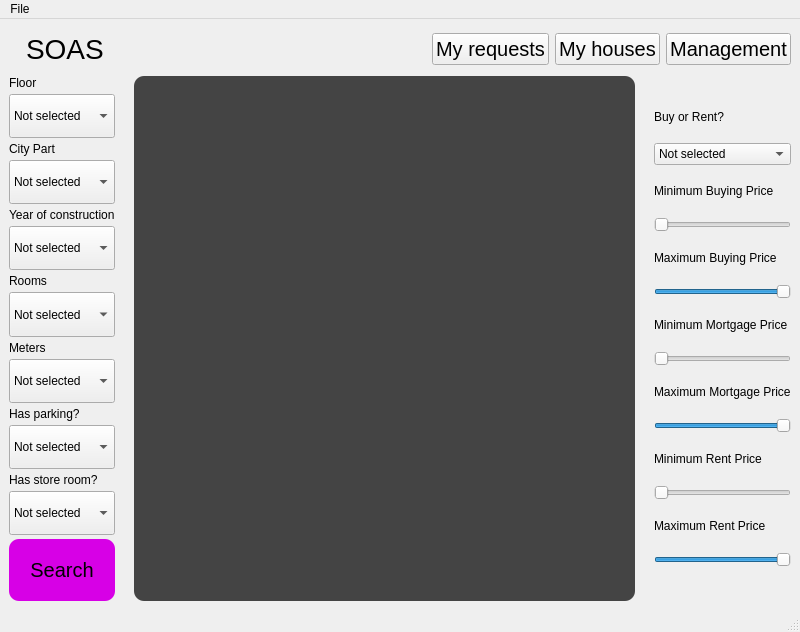
<?xml version="1.0" encoding="UTF-8"?>
<ui version="4.0">
 <class>MainWindow</class>
 <widget class="QMainWindow" name="MainWindow">
  <property name="geometry">
   <rect>
    <x>0</x>
    <y>0</y>
    <width>800</width>
    <height>632</height>
   </rect>
  </property>
  <property name="windowTitle">
   <string>MainWindow</string>
  </property>
  <widget class="QWidget" name="centralwidget">
   <layout class="QVBoxLayout" name="verticalLayout_3">
    <item>
     <layout class="QHBoxLayout" name="horizontalLayout_3">
      <item>
       <widget class="QLabel" name="UsernameLabel">
        <property name="sizePolicy">
         <sizepolicy hsizetype="Expanding" vsizetype="Preferred">
          <horstretch>0</horstretch>
          <verstretch>0</verstretch>
         </sizepolicy>
        </property>
        <property name="font">
         <font>
          <pointsize>21</pointsize>
         </font>
        </property>
        <property name="styleSheet">
         <string notr="true">background: url(:/bg/background.png);
border-radius: 10px;
padding: 5px 10px;</string>
        </property>
        <property name="text">
         <string>SOAS</string>
        </property>
       </widget>
      </item>
      <item>
       <widget class="QPushButton" name="MyReqs">
        <property name="font">
         <font>
          <pointsize>15</pointsize>
         </font>
        </property>
        <property name="text">
         <string>My requests</string>
        </property>
       </widget>
      </item>
      <item>
       <widget class="QPushButton" name="MyAds">
        <property name="font">
         <font>
          <pointsize>15</pointsize>
         </font>
        </property>
        <property name="styleSheet">
         <string notr="true"/>
        </property>
        <property name="text">
         <string>My houses</string>
        </property>
       </widget>
      </item>
      <item>
       <widget class="QPushButton" name="AmlakiMgmt">
        <property name="font">
         <font>
          <pointsize>15</pointsize>
         </font>
        </property>
        <property name="text">
         <string>Management</string>
        </property>
       </widget>
      </item>
     </layout>
    </item>
    <item>
     <layout class="QHBoxLayout" name="horizontalLayout">
      <property name="spacing">
       <number>19</number>
      </property>
      <item>
       <layout class="QVBoxLayout" name="verticalLayout">
        <property name="spacing">
         <number>4</number>
        </property>
        <item>
         <layout class="QVBoxLayout" name="verticalLayout_7">
          <item>
           <widget class="QLabel" name="label_5">
            <property name="text">
             <string>Floor</string>
            </property>
           </widget>
          </item>
          <item>
           <widget class="QComboBox" name="FloorCombo">
            <property name="sizePolicy">
             <sizepolicy hsizetype="Preferred" vsizetype="Expanding">
              <horstretch>0</horstretch>
              <verstretch>0</verstretch>
             </sizepolicy>
            </property>
            <item>
             <property name="text">
              <string>Not selected</string>
             </property>
            </item>
           </widget>
          </item>
         </layout>
        </item>
        <item>
         <layout class="QVBoxLayout" name="verticalLayout_2">
          <item>
           <widget class="QLabel" name="label">
            <property name="text">
             <string>City Part</string>
            </property>
           </widget>
          </item>
          <item>
           <widget class="QComboBox" name="CityPartCombo">
            <property name="sizePolicy">
             <sizepolicy hsizetype="Preferred" vsizetype="Expanding">
              <horstretch>0</horstretch>
              <verstretch>0</verstretch>
             </sizepolicy>
            </property>
            <item>
             <property name="text">
              <string>Not selected</string>
             </property>
            </item>
            <item>
             <property name="text">
              <string>North</string>
             </property>
            </item>
            <item>
             <property name="text">
              <string>South</string>
             </property>
            </item>
            <item>
             <property name="text">
              <string>East</string>
             </property>
            </item>
            <item>
             <property name="text">
              <string>West</string>
             </property>
            </item>
           </widget>
          </item>
         </layout>
        </item>
        <item>
         <layout class="QVBoxLayout" name="verticalLayout_6">
          <item>
           <widget class="QLabel" name="label_4">
            <property name="text">
             <string>Year of construction</string>
            </property>
           </widget>
          </item>
          <item>
           <widget class="QComboBox" name="YearCombo">
            <property name="sizePolicy">
             <sizepolicy hsizetype="Preferred" vsizetype="Expanding">
              <horstretch>0</horstretch>
              <verstretch>0</verstretch>
             </sizepolicy>
            </property>
            <item>
             <property name="text">
              <string>Not selected</string>
             </property>
            </item>
           </widget>
          </item>
         </layout>
        </item>
        <item>
         <layout class="QVBoxLayout" name="verticalLayout_5">
          <item>
           <widget class="QLabel" name="label_3">
            <property name="text">
             <string>Rooms</string>
            </property>
           </widget>
          </item>
          <item>
           <widget class="QComboBox" name="RoomCombo">
            <property name="sizePolicy">
             <sizepolicy hsizetype="Preferred" vsizetype="Expanding">
              <horstretch>0</horstretch>
              <verstretch>0</verstretch>
             </sizepolicy>
            </property>
            <item>
             <property name="text">
              <string>Not selected</string>
             </property>
            </item>
           </widget>
          </item>
         </layout>
        </item>
        <item>
         <layout class="QVBoxLayout" name="verticalLayout_4">
          <item>
           <widget class="QLabel" name="label_2">
            <property name="text">
             <string>Meters</string>
            </property>
           </widget>
          </item>
          <item>
           <widget class="QComboBox" name="MeterCombo">
            <property name="sizePolicy">
             <sizepolicy hsizetype="Preferred" vsizetype="Expanding">
              <horstretch>0</horstretch>
              <verstretch>0</verstretch>
             </sizepolicy>
            </property>
            <item>
             <property name="text">
              <string>Not selected</string>
             </property>
            </item>
           </widget>
          </item>
         </layout>
        </item>
        <item>
         <layout class="QVBoxLayout" name="verticalLayout_10">
          <item>
           <widget class="QLabel" name="label_8">
            <property name="text">
             <string>Has parking?</string>
            </property>
           </widget>
          </item>
          <item>
           <widget class="QComboBox" name="ParkingCombo">
            <property name="sizePolicy">
             <sizepolicy hsizetype="Preferred" vsizetype="Expanding">
              <horstretch>0</horstretch>
              <verstretch>0</verstretch>
             </sizepolicy>
            </property>
            <item>
             <property name="text">
              <string>Not selected</string>
             </property>
            </item>
            <item>
             <property name="text">
              <string>Yes</string>
             </property>
            </item>
            <item>
             <property name="text">
              <string>No</string>
             </property>
            </item>
           </widget>
          </item>
         </layout>
        </item>
        <item>
         <layout class="QVBoxLayout" name="verticalLayout_9">
          <item>
           <widget class="QLabel" name="label_7">
            <property name="text">
             <string>Has store room?</string>
            </property>
           </widget>
          </item>
          <item>
           <widget class="QComboBox" name="StoreCombo">
            <property name="sizePolicy">
             <sizepolicy hsizetype="Preferred" vsizetype="Expanding">
              <horstretch>0</horstretch>
              <verstretch>0</verstretch>
             </sizepolicy>
            </property>
            <item>
             <property name="text">
              <string>Not selected</string>
             </property>
            </item>
            <item>
             <property name="text">
              <string>Yes</string>
             </property>
            </item>
            <item>
             <property name="text">
              <string>No</string>
             </property>
            </item>
           </widget>
          </item>
         </layout>
        </item>
        <item>
         <widget class="QPushButton" name="SearchBtn">
          <property name="sizePolicy">
           <sizepolicy hsizetype="Minimum" vsizetype="Expanding">
            <horstretch>0</horstretch>
            <verstretch>0</verstretch>
           </sizepolicy>
          </property>
          <property name="maximumSize">
           <size>
            <width>16777215</width>
            <height>100</height>
           </size>
          </property>
          <property name="font">
           <font>
            <pointsize>15</pointsize>
           </font>
          </property>
          <property name="styleSheet">
           <string notr="true">background-color: rgb(215, 0, 230);
border-radius: 10px;
padding: 0px 5px;</string>
          </property>
          <property name="text">
           <string>Search</string>
          </property>
         </widget>
        </item>
       </layout>
      </item>
      <item>
       <widget class="QListWidget" name="AdList">
        <property name="font">
         <font>
          <pointsize>15</pointsize>
         </font>
        </property>
        <property name="styleSheet">
         <string notr="true">background-color: #444;
border-radius:10px;</string>
        </property>
       </widget>
      </item>
      <item>
       <layout class="QVBoxLayout" name="verticalLayout_17">
        <item>
         <spacer name="verticalSpacer_2">
          <property name="orientation">
           <enum>Qt::Vertical</enum>
          </property>
          <property name="sizeHint" stdset="0">
           <size>
            <width>20</width>
            <height>40</height>
           </size>
          </property>
         </spacer>
        </item>
        <item>
         <layout class="QVBoxLayout" name="verticalLayout_8">
          <item>
           <widget class="QLabel" name="label_6">
            <property name="text">
             <string>Buy or Rent?</string>
            </property>
           </widget>
          </item>
          <item>
           <widget class="QComboBox" name="ModeCombo">
            <property name="sizePolicy">
             <sizepolicy hsizetype="Preferred" vsizetype="Preferred">
              <horstretch>0</horstretch>
              <verstretch>0</verstretch>
             </sizepolicy>
            </property>
            <item>
             <property name="text">
              <string>Not selected</string>
             </property>
            </item>
            <item>
             <property name="text">
              <string>Rent</string>
             </property>
            </item>
            <item>
             <property name="text">
              <string>Buy</string>
             </property>
            </item>
           </widget>
          </item>
         </layout>
        </item>
        <item>
         <layout class="QVBoxLayout" name="verticalLayout_11">
          <item>
           <widget class="QLabel" name="MinBuyLabel">
            <property name="text">
             <string>Minimum Buying Price</string>
            </property>
           </widget>
          </item>
          <item>
           <widget class="QSlider" name="MinBuySlider">
            <property name="sizePolicy">
             <sizepolicy hsizetype="Preferred" vsizetype="Preferred">
              <horstretch>0</horstretch>
              <verstretch>0</verstretch>
             </sizepolicy>
            </property>
            <property name="maximum">
             <number>20000</number>
            </property>
            <property name="tracking">
             <bool>true</bool>
            </property>
            <property name="orientation">
             <enum>Qt::Horizontal</enum>
            </property>
            <property name="invertedAppearance">
             <bool>false</bool>
            </property>
            <property name="invertedControls">
             <bool>false</bool>
            </property>
            <property name="tickPosition">
             <enum>QSlider::NoTicks</enum>
            </property>
           </widget>
          </item>
         </layout>
        </item>
        <item>
         <layout class="QVBoxLayout" name="verticalLayout_12">
          <item>
           <widget class="QLabel" name="MaxBuyLabel">
            <property name="text">
             <string>Maximum Buying Price</string>
            </property>
           </widget>
          </item>
          <item>
           <widget class="QSlider" name="MaxBuySlider">
            <property name="sizePolicy">
             <sizepolicy hsizetype="Preferred" vsizetype="Preferred">
              <horstretch>0</horstretch>
              <verstretch>0</verstretch>
             </sizepolicy>
            </property>
            <property name="maximum">
             <number>20000</number>
            </property>
            <property name="value">
             <number>20000</number>
            </property>
            <property name="orientation">
             <enum>Qt::Horizontal</enum>
            </property>
           </widget>
          </item>
         </layout>
        </item>
        <item>
         <layout class="QVBoxLayout" name="verticalLayout_14">
          <item>
           <widget class="QLabel" name="MinMortLabel">
            <property name="text">
             <string>Minimum Mortgage Price</string>
            </property>
           </widget>
          </item>
          <item>
           <widget class="QSlider" name="MinMortSlider">
            <property name="sizePolicy">
             <sizepolicy hsizetype="Preferred" vsizetype="Preferred">
              <horstretch>0</horstretch>
              <verstretch>0</verstretch>
             </sizepolicy>
            </property>
            <property name="maximum">
             <number>5000</number>
            </property>
            <property name="tracking">
             <bool>true</bool>
            </property>
            <property name="orientation">
             <enum>Qt::Horizontal</enum>
            </property>
            <property name="invertedAppearance">
             <bool>false</bool>
            </property>
            <property name="invertedControls">
             <bool>false</bool>
            </property>
            <property name="tickPosition">
             <enum>QSlider::NoTicks</enum>
            </property>
           </widget>
          </item>
         </layout>
        </item>
        <item>
         <layout class="QVBoxLayout" name="verticalLayout_13">
          <item>
           <widget class="QLabel" name="MaxMortLabel">
            <property name="text">
             <string>Maximum Mortgage Price</string>
            </property>
           </widget>
          </item>
          <item>
           <widget class="QSlider" name="MaxMortSlider">
            <property name="sizePolicy">
             <sizepolicy hsizetype="Preferred" vsizetype="Preferred">
              <horstretch>0</horstretch>
              <verstretch>0</verstretch>
             </sizepolicy>
            </property>
            <property name="maximum">
             <number>5000</number>
            </property>
            <property name="value">
             <number>5000</number>
            </property>
            <property name="orientation">
             <enum>Qt::Horizontal</enum>
            </property>
           </widget>
          </item>
         </layout>
        </item>
        <item>
         <layout class="QVBoxLayout" name="verticalLayout_16">
          <item>
           <widget class="QLabel" name="MinRentLabel">
            <property name="text">
             <string>Minimum Rent Price</string>
            </property>
           </widget>
          </item>
          <item>
           <widget class="QSlider" name="MinRentSlider">
            <property name="sizePolicy">
             <sizepolicy hsizetype="Preferred" vsizetype="Preferred">
              <horstretch>0</horstretch>
              <verstretch>0</verstretch>
             </sizepolicy>
            </property>
            <property name="maximum">
             <number>200</number>
            </property>
            <property name="tracking">
             <bool>true</bool>
            </property>
            <property name="orientation">
             <enum>Qt::Horizontal</enum>
            </property>
            <property name="invertedAppearance">
             <bool>false</bool>
            </property>
            <property name="invertedControls">
             <bool>false</bool>
            </property>
            <property name="tickPosition">
             <enum>QSlider::NoTicks</enum>
            </property>
           </widget>
          </item>
         </layout>
        </item>
        <item>
         <layout class="QVBoxLayout" name="verticalLayout_15">
          <item>
           <widget class="QLabel" name="MaxRentLabel">
            <property name="text">
             <string>Maximum Rent Price</string>
            </property>
           </widget>
          </item>
          <item>
           <widget class="QSlider" name="MaxRentSlider">
            <property name="sizePolicy">
             <sizepolicy hsizetype="Preferred" vsizetype="Preferred">
              <horstretch>0</horstretch>
              <verstretch>0</verstretch>
             </sizepolicy>
            </property>
            <property name="maximum">
             <number>200</number>
            </property>
            <property name="value">
             <number>200</number>
            </property>
            <property name="orientation">
             <enum>Qt::Horizontal</enum>
            </property>
           </widget>
          </item>
         </layout>
        </item>
        <item>
         <spacer name="verticalSpacer">
          <property name="orientation">
           <enum>Qt::Vertical</enum>
          </property>
          <property name="sizeType">
           <enum>QSizePolicy::Expanding</enum>
          </property>
          <property name="sizeHint" stdset="0">
           <size>
            <width>20</width>
            <height>40</height>
           </size>
          </property>
         </spacer>
        </item>
       </layout>
      </item>
     </layout>
    </item>
   </layout>
  </widget>
  <widget class="QMenuBar" name="menubar">
   <property name="geometry">
    <rect>
     <x>0</x>
     <y>0</y>
     <width>800</width>
     <height>30</height>
    </rect>
   </property>
   <widget class="QMenu" name="menuFIle">
    <property name="title">
     <string>File</string>
    </property>
    <addaction name="actionQuit"/>
   </widget>
   <addaction name="menuFIle"/>
  </widget>
  <widget class="QStatusBar" name="statusbar"/>
  <action name="actionQuit">
   <property name="text">
    <string>Quit</string>
   </property>
  </action>
 </widget>
 <resources>
  <include location="bg.qrc"/>
 </resources>
 <connections/>
</ui>
